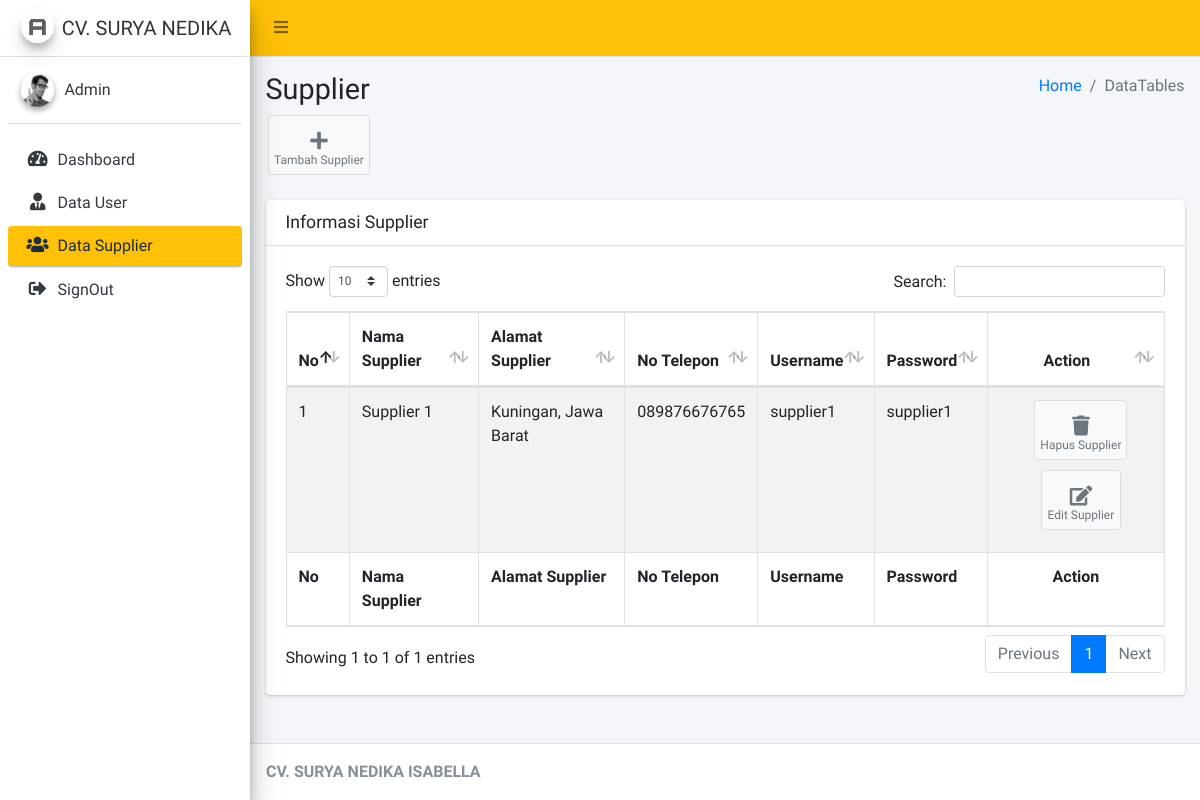
The app's page /Admin/cSupplier (signed in), older data.
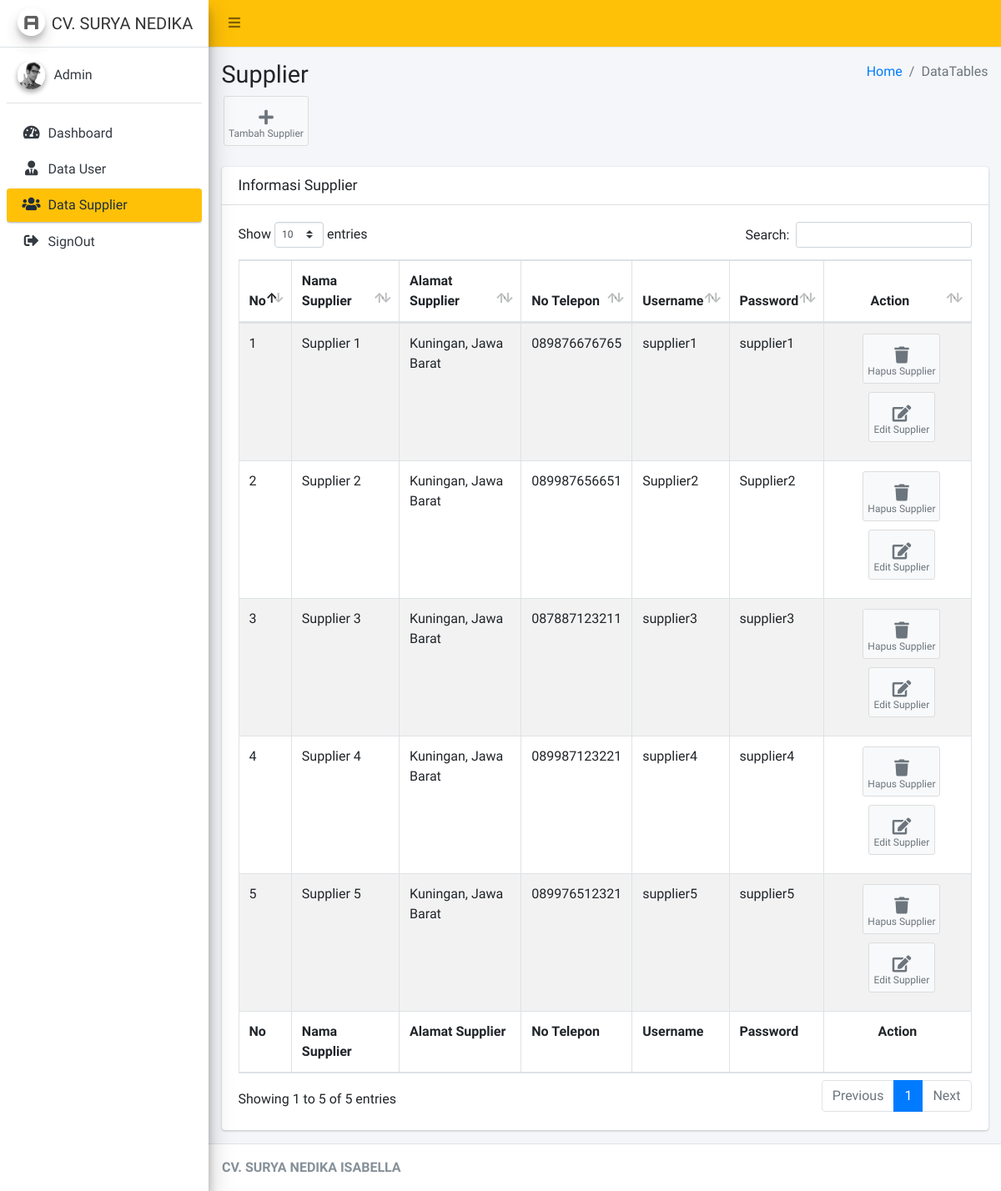
The same page, newer data.
### tables this page shows
CREATE TABLE `supplier` (
  `id_supplier` int(11) NOT NULL,
  `nama_supplier` varchar(125) NOT NULL,
  `alamat` text NOT NULL,
  `no_hp` varchar(15) NOT NULL,
  `username` varchar(50) NOT NULL,
  `password` varchar(50) NOT NULL
);

### application/controllers/Admin/cSupplier.php (called while the page is built, shortened)
<?php
class cSupplier extends CI_Controller
{
	public function __construct()
	{
		$this->load->model('mSupplier');
	}
	public function index()
	{
		$data = array(
			'supplier' => $this->mSupplier->select()
		);
		$this->load->view('Admin/Layout/head');
		$this->load->view('Admin/Layout/aside');
		$this->load->view('Admin/Supplier/vSupplier', $data);
		$this->load->view('Admin/Layout/footer');
	}
}

### index.php (called while the page is built, shortened)
<?php
require_once BASEPATH.'core/CodeIgniter.php';

### application/models/mSupplier.php (called while the page is built, shortened)
<?php
class mSupplier extends CI_Model
{
	public function select()
	{
		$this->db->select('*');
		$this->db->from('supplier');
		return $this->db->get()->result();
	}
}

### application/views/Admin/Supplier/vSupplier.php (the view, shortened to what this page needs)
<div class="content-wrapper">
	<section class="content-header">
		<div class="container-fluid">
			<div class="row mb-2">
				<div class="col-sm-6">
					<h1>Supplier</h1>
				</div>
				<div class="col-sm-6">
					<ol class="breadcrumb float-sm-right">
						<li class="breadcrumb-item"><a href="#">Home</a></li>
						<li class="breadcrumb-item active">DataTables</li>
					</ol>
				</div>
			</div>
		</div>
		<a href="<?= base_url('Admin/cSupplier/create') ?>" class="btn btn-app">
			<i class="fas fa-plus"></i> Tambah Supplier
		</a>
	</section>
	<section class="content">
		<div class="container-fluid">
			<div class="row">
				<div class="col-12">
					<div class="card">
						<div class="card-header">
							<h3 class="card-title">Informasi Supplier</h3>
						</div>
						<div class="card-body">
							<table id="example1" class="table table-bordered table-striped">
								<thead>
									<tr>
										<th>No</th>
										<th>Nama Supplier</th>
										<th>Alamat Supplier</th>
										<th>No Telepon</th>
										<th>Username</th>
										<th>Password</th>
										<th class="text-center">Action</th>
									</tr>
								</thead>
								<tbody>
									<?php
									$no = 1;
									foreach ($supplier as $key => $value) {
									?>
										<tr>
											<td><?= $no++ ?></td>
											<td><?= $value->nama_supplier ?></td>
											<td><?= $value->alamat ?></td>
											<td><?= $value->no_hp ?></td>
											<td><?= $value->username ?></td>
											<td><?= $value->password ?></td>
											<td class="text-center"> <a href="<?= base_url('Admin/cSupplier/delete/' . $value->id_supplier) ?>" class="btn btn-app">
													<i class="fas fa-trash"></i> Hapus Supplier
												</a> <a href="<?= base_url('Admin/cSupplier/edit/' . $value->id_supplier) ?>" class="btn btn-app">
													<i class="fas fa-edit"></i> Edit Supplier
												</a></td>
										</tr>
									<?php
									}
									?>
								</tbody>
								<tfoot>
									<tr>
										<th>No</th>
										<th>Nama Supplier</th>
										<th>Alamat Supplier</th>
										<th>No Telepon</th>
										<th>Username</th>
										<th>Password</th>
										<th class="text-center">Action</th>
									</tr>
								</tfoot>
							</table>
						</div>
					</div>
				</div>
			</div>
		</div>
	</section>
</div>

### application/views/Admin/Layout/head.php (shortened to what this page needs)
<!DOCTYPE html>
<html>
<head>
	<link rel="stylesheet" href="<?= base_url('asset/AdminLTE/') ?>plugins/fontawesome-free/css/all.min.css">
	<link rel="stylesheet" href="https://code.ionicframework.com/ionicons/2.0.1/css/ionicons.min.css">
	<link rel="stylesheet" href="<?= base_url('asset/AdminLTE/') ?>plugins/tempusdominus-bootstrap-4/css/tempusdominus-bootstrap-4.min.css">
	<link rel="stylesheet" href="<?= base_url('asset/AdminLTE/') ?>plugins/icheck-bootstrap/icheck-bootstrap.min.css">
	<link rel="stylesheet" href="<?= base_url('asset/AdminLTE/') ?>plugins/jqvmap/jqvmap.min.css">
	<link rel="stylesheet" href="<?= base_url('asset/AdminLTE/') ?>dist/css/adminlte.min.css">
	<link rel="stylesheet" href="<?= base_url('asset/AdminLTE/') ?>plugins/overlayScrollbars/css/OverlayScrollbars.min.css">
	<link rel="stylesheet" href="<?= base_url('asset/AdminLTE/') ?>plugins/daterangepicker/daterangepicker.css">
	<link rel="stylesheet" href="<?= base_url('asset/AdminLTE/') ?>plugins/summernote/summernote-bs4.css">
	<link rel="stylesheet" href="<?= base_url('asset/AdminLTE/') ?>plugins/datatables-bs4/css/dataTables.bootstrap4.min.css">
	<link rel="stylesheet" href="<?= base_url('asset/AdminLTE/') ?>plugins/datatables-responsive/css/responsive.bootstrap4.min.css">
</head>
<body class="hold-transition sidebar-mini layout-fixed">
	<div class="wrapper">
		<nav class="main-header navbar navbar-expand navbar-warning navbar-light">
			<ul class="navbar-nav">
				<li class="nav-item">
					<a class="nav-link" data-widget="pushmenu" href="#" role="button"><i class="fas fa-bars"></i></a>
				</li>
			</ul>
		</nav>

### application/views/Admin/Layout/aside.php
<aside class="main-sidebar sidebar-light-warning elevation-4">
	<a href="index3.html" class="brand-link">
		<img src="<?= base_url('asset/AdminLTE/') ?>dist/img/AdminLTELogo.png" alt="AdminLTE Logo" class="brand-image img-circle elevation-3" style="opacity: .8">
		<span class="brand-text font-weight-light">CV. SURYA NEDIKA</span>
	</a>
	<div class="sidebar">
		<div class="user-panel mt-3 pb-3 mb-3 d-flex">
			<div class="image">
				<img src="<?= base_url('asset/AdminLTE/') ?>dist/img/user2-160x160.jpg" class="img-circle elevation-2" alt="User Image">
			</div>
			<div class="info">
				<a href="#" class="d-block">Admin</a>
			</div>
		</div>
		<nav class="mt-2">
			<ul class="nav nav-pills nav-sidebar flex-column" data-widget="treeview" role="menu" data-accordion="false">
				<li class="nav-item">
					<a href="<?= base_url('Admin/cDashboard') ?>" class="nav-link <?php if ($this->uri->segment(1) == 'Admin' && $this->uri->segment(2) == 'cDashboard') {
																						echo 'active';
																					}  ?>">
						<i class="nav-icon fas fa-tachometer-alt"></i>
						<p>Dashboard</p>
					</a>
				</li>
				<li class="nav-item">
					<a href="<?= base_url('Admin/cUser') ?>" class="nav-link <?php if ($this->uri->segment(1) == 'Admin' && $this->uri->segment(2) == 'cUser') {
																					echo 'active';
																				}  ?>">
						<i class="nav-icon fas fa-user-tie"></i>
						<p>Data User</p>
					</a>
				</li>
				<li class="nav-item">
					<a href="<?= base_url('Admin/cSupplier') ?>" class="nav-link <?php if ($this->uri->segment(1) == 'Admin' && $this->uri->segment(2) == 'cSupplier') {
																						echo 'active';
																					}  ?>">
						<i class="nav-icon fas fa-users"></i>
						<p>Data Supplier</p>
					</a>
				</li>
				<li class="nav-item">
					<a href="<?= base_url('cLogin/logout') ?>" class="nav-link">
						<i class="nav-icon fas fa-sign-out-alt"></i>
						<p>SignOut</p>
					</a>
				</li>
			</ul>
		</nav>
	</div>
</aside>

### application/views/Admin/Layout/footer.php (shortened to what this page needs)
<footer class="main-footer">
	<strong>CV. SURYA NEDIKA ISABELLA</strong>
</footer>
</div>
</body>
</html>

Row changes from the older to the newer data that the page shows:
added supplier: nama_supplier "Supplier 2", alamat "Kuningan, Jawa Barat", no_hp "089987656651", username "Supplier2", password "Supplier2"
added supplier: nama_supplier "Supplier 3", alamat "Kuningan, Jawa Barat", no_hp "087887123211", username "supplier3", password "supplier3"
added supplier: nama_supplier "Supplier 4", alamat "Kuningan, Jawa Barat", no_hp "089987123221", username "supplier4", password "supplier4"
added supplier: nama_supplier "Supplier 5", alamat "Kuningan, Jawa Barat", no_hp "089976512321", username "supplier5", password "supplier5"
Text that changed along with them:
text written by a page script: "Show entries Search: Showing 1 to 1 of 1 entries Previous 1 Next" → "Show entries Search: Showing 1 to 5 of 5 entries Previous 1 Next"
